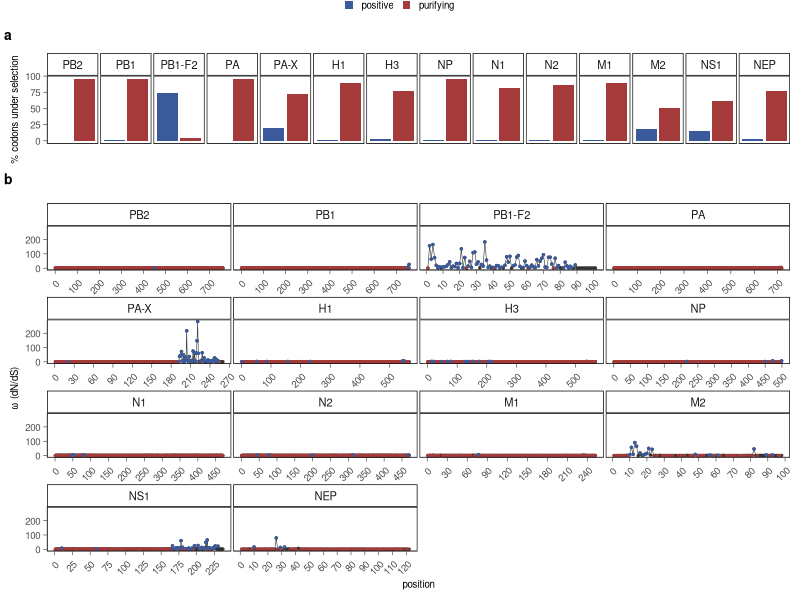

Reproduce this figure in R. (Note: this script raises an error after producing the figure.)
library(tidyverse)
library(dplyr)
library(ggplot2)
library(ggpubr)
library(plotrix)

setwd("PATH_TO_PROJECT_DIRECTORY")

###############################################################
# Load data
pb2_fubar <- read.csv("selection_analysis/pb2/pb2_fubar.csv")
colnames(pb2_fubar) <- c("site", "partition", "alpha", "beta", "beta_minus_alpha", "prob_neg", "prob_pos", "BayesFactor[alpha<beta]")

pb2_fubar1 <- pb2_fubar %>%
  mutate(omega = beta/alpha,
         protein = "PB2")

pb1_fubar <- read.csv("selection_analysis/pb1/pb1_fubar.csv")
colnames(pb1_fubar) <- c("site", "partition", "alpha", "beta", "beta_minus_alpha", "prob_neg", "prob_pos", "BayesFactor[alpha<beta]")

pb1_fubar1 <- pb1_fubar %>%
  mutate(omega = beta/alpha,
         protein = "PB1")

pb1_f2_fubar <- read.csv("selection_analysis/pb1/pb1-f2_fubar.csv")
colnames(pb1_f2_fubar) <- c("site", "partition", "alpha", "beta", "beta_minus_alpha", "prob_neg", "prob_pos", "BayesFactor[alpha<beta]")

pb1_f2_fubar1 <- pb1_f2_fubar %>%
  mutate(omega = beta/alpha,
         protein = "PB1-F2")

pa_fubar <- read.csv("selection_analysis/pa/pa_fubar.csv")
colnames(pa_fubar) <- c("site", "partition", "alpha", "beta", "beta_minus_alpha", "prob_neg", "prob_pos", "BayesFactor[alpha<beta]")

pa_fubar1 <- pa_fubar %>%
  mutate(omega = beta/alpha,
         protein = "PA")

pa_x_fubar <- read.csv("selection_analysis/pa/pa-x_fubar.csv")
colnames(pa_x_fubar) <- c("site", "partition", "alpha", "beta", "beta_minus_alpha", "prob_neg", "prob_pos", "BayesFactor[alpha<beta]")

pa_x_fubar1 <- pa_x_fubar %>%
  mutate(omega = beta/alpha,
         protein = "PA-X")

h1_fubar <- read.csv("selection_analysis/ha/h1_fubar.csv")
colnames(h1_fubar) <- c("site", "partition", "alpha", "beta", "beta_minus_alpha", "prob_neg", "prob_pos", "BayesFactor[alpha<beta]")

h1_fubar1 <- h1_fubar %>%
  mutate(omega = beta/alpha,
         protein = "H1")

h3_fubar <- read.csv("selection_analysis/ha/h3_fubar.csv")
colnames(h3_fubar) <- c("site", "partition", "alpha", "beta", "beta_minus_alpha", "prob_neg", "prob_pos", "BayesFactor[alpha<beta]")

h3_fubar1 <- h3_fubar %>%
  mutate(omega = beta/alpha,
         protein = "H3")

np_fubar <- read.csv("selection_analysis/np/np_fubar.csv")
colnames(np_fubar) <- c("site", "partition", "alpha", "beta", "beta_minus_alpha", "prob_neg", "prob_pos", "BayesFactor[alpha<beta]")

np_fubar1 <- np_fubar %>%
  mutate(omega = beta/alpha,
         protein = "NP")

n1_fubar <- read.csv("selection_analysis/na/n1_fubar.csv")
colnames(n1_fubar) <- c("site", "partition", "alpha", "beta", "beta_minus_alpha", "prob_neg", "prob_pos", "BayesFactor[alpha<beta]")

n1_fubar1 <- n1_fubar %>%
  mutate(omega = beta/alpha,
         protein = "N1")

n2_fubar <- read.csv("selection_analysis/na/n2_fubar.csv")
colnames(n2_fubar) <- c("site", "partition", "alpha", "beta", "beta_minus_alpha", "prob_neg", "prob_pos", "BayesFactor[alpha<beta]")

n2_fubar1 <- n2_fubar %>%
  mutate(omega = beta/alpha,
         protein = "N2")

m1_fubar <- read.csv("selection_analysis/mp/m1_fubar.csv")
colnames(m1_fubar) <- c("site", "partition", "alpha", "beta", "beta_minus_alpha", "prob_neg", "prob_pos", "BayesFactor[alpha<beta]")

m1_fubar1 <- m1_fubar %>%
  mutate(omega = beta/alpha,
         protein = "M1")

m2_fubar <- read.csv("selection_analysis/mp/m2_fubar.csv")
colnames(m2_fubar) <- c("site", "partition", "alpha", "beta", "beta_minus_alpha", "prob_neg", "prob_pos", "BayesFactor[alpha<beta]")

m2_fubar1 <- m2_fubar %>%
  mutate(omega = beta/alpha,
         protein = "M2")

ns1_fubar <- read.csv("selection_analysis/ns/ns1_fubar.csv")
colnames(ns1_fubar) <- c("site", "partition", "alpha", "beta", "beta_minus_alpha", "prob_neg", "prob_pos", "BayesFactor[alpha<beta]")

ns1_fubar1 <- ns1_fubar %>%
  mutate(omega = beta/alpha,
         protein = "NS1")

nep_fubar <- read.csv("selection_analysis/ns/nep_fubar.csv")
colnames(nep_fubar) <- c("site", "partition", "alpha", "beta", "beta_minus_alpha", "prob_neg", "prob_pos", "BayesFactor[alpha<beta]")

nep_fubar1 <- nep_fubar %>%
  mutate(omega = beta/alpha,
         protein = "NEP")

combined <- rbind(pb2_fubar1, pb1_fubar1, pb1_f2_fubar1, pa_fubar1, pa_x_fubar1,
                  h1_fubar1, h3_fubar1, np_fubar1, n1_fubar1, n2_fubar1, 
                  m1_fubar1, m2_fubar1, ns1_fubar1, nep_fubar1)

combined$protein <- factor(combined$protein, levels=c("PB2", "PB1", "PB1-F2", "PA",
                                                      "PA-X", "H1", "H3", "NP",
                                                      "N1", "N2", "M1", "M2",
                                                      "NS1", "NEP"))

combined_summarized <- combined %>%
  group_by(protein) %>%
  summarize(average_omega = mean(omega, na.rm = TRUE), 
            n_neg = sum(prob_neg>0.9), 
            n_pos = sum(prob_pos>0.9),
            total = n()) %>%
  mutate("purifying" = (n_neg/total)*100,
         "positive" = (n_pos/total)*100)


combined_long <- combined_summarized %>%
  pivot_longer(cols = c(purifying, positive), names_to = "type", values_to = "proportion")

# Plotting

theme1 <- theme(legend.position = "top",
                legend.title = element_blank(),
                legend.key.size = unit(7, "pt"),
                legend.text = element_text(size = 7),
                legend.spacing = unit(-0.5, "pt"),
                legend.margin = margin(unit(c(0,0,10,0), "lines")),
                axis.text.x = element_blank(),
                axis.text.y = element_text(size = 7),
                axis.title.x = element_blank(),
                axis.title.y = element_text(size = 7),
                axis.ticks.y = element_line(size = 0.2),
                axis.ticks.x = element_blank(),
                strip.background = element_rect(linewidth = 0.5),
                strip.text = element_text(size = 8),
                axis.line = element_line(size = 0.1),
                panel.spacing.x = unit(0.1, "lines"), 
                panel.spacing.y = unit(0.2, "lines"),
                panel.border = element_rect(fill = NA, color = "grey10", linewidth = 0.5),
                panel.grid.minor.x = element_blank(),
                panel.grid.major.x = element_blank(),
                panel.grid.minor.y = element_blank(),
                panel.grid.major.y = element_blank(),
                legend.box.spacing = unit(0.1, "lines"),
                plot.margin = unit(c(0.2,0.5,1,0.5), "lines"))

theme2 <- theme(legend.position = "top",
                legend.title = element_blank(),
                legend.key.size = unit(7, "pt"),
                legend.text = element_text(size = 7),
                legend.spacing = unit(-0.5, "pt"),
                legend.margin = margin(unit(c(0,0,10,0), "lines")),
                axis.text.x = element_text(size = 7, vjust = 0.8, angle = 45, hjust = 0.9),
                axis.text.y = element_text(size=7),
                axis.title.x = element_text(size = 7),
                axis.title.y = element_text(size = 7),
                axis.ticks = element_line(size = 0.2),
                strip.background = element_rect(linewidth = 0.5),
                strip.text = element_text(size = 8),
                axis.line = element_line(size = 0.1),
                panel.spacing.x = unit(0.1, "lines"), 
                panel.spacing.y = unit(0.1, "lines"),
                panel.border = element_rect(fill = NA, color = "grey10", linewidth = 0.5),
                panel.grid.minor.x = element_blank(),
                panel.grid.major.x = element_blank(),
                panel.grid.minor.y = element_blank(),
                panel.grid.major.y = element_blank(),
                legend.box.spacing = unit(0.1, "lines"),
                plot.margin = unit(c(0.5,0.5,0.5,0.5), "lines"))

proportions <- ggplot(combined_long) +
  geom_col(aes(x = type, y = proportion, fill = type), position = "dodge") +
  labs(title = "",
       x = "",
       y = "% codons under selection") +
  scale_fill_manual(values = c("#3B5A9B","#A43A3A")) +
  facet_wrap(~protein, nrow=1) +
  theme_classic() +
  theme1

distributions <- ggplot(combined) +
  geom_point(aes(x = site, y = omega), color = "grey20", size = 0.5) +
  geom_line(aes(x = site, y = omega), color = "grey20", size = 0.2) +
  geom_point(data = subset(combined, prob_neg > 0.9), aes(x = site, y = omega), color = "#A43A3A", size = 0.5) +
  geom_point(data = subset(combined, prob_pos > 0.9), aes(x = site, y = omega), color = "#3B5A9B", size = 0.5) +
  labs(title = "",
       x = "position",
       y = "ω (dN/dS)") +
  facet_wrap(~protein, ncol = 4, scales = "free_x") +
  scale_x_continuous(n.breaks = 10) +
  theme_classic() +
  theme2



FigureS3_combined_plot <- ggarrange(proportions, distributions,
                                   ncol = 1,
                                   nrow = 2,
                                   heights = c(1,3),
                                   common.legend = TRUE,
                                   labels = c("a", "b"), 
                                   font.label = list(size = 10))

ggsave("figures_tables/figure3_S3S4_selection/figureS3_fubar_overview.png", 
       plot = FigureS3_combined_plot, dpi = 600, width = 17 , height = 25, units = "cm", bg = "white")




write.table(combined, "figures_tables/figure3_S3S4_selection/FUBAR_selected_positions.txt",
            sep = "\t", row.names = FALSE, quote = FALSE)

